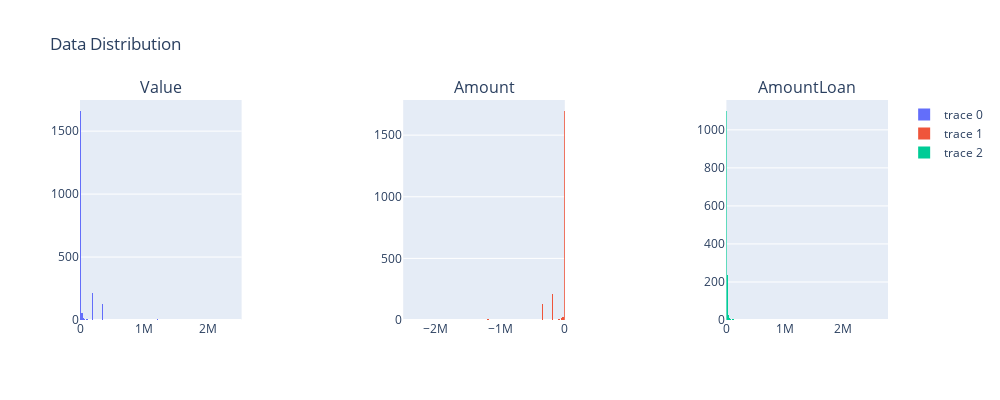

Source (notebook cell):
### Code cell
fig_sub = make_subplots(rows=1, cols=3, horizontal_spacing=.2, subplot_titles=(numeric_training_data.columns))
col_num = 1

for col in numeric_training_data.columns:
    fig_sub.add_traces(
        go.Histogram(x=numeric_training_data[col]), rows=1, cols=col_num
    )
    col_num += 1

fig_sub.update_layout(height=400, width=1000, title_text="Data Distribution")
fig_sub.show()

### Figure 1 — Plotly figure (JSON) as saved in the notebook; plotly's stock layout.template omitted (floating-point values rounded to 4 significant figures; data arrays with more than 128 entries replaced by an {"elided": "..."} marker saying what was removed)
{"data": [{"type": "histogram", "x": {"elided": "2100 int values"}, "xaxis": "x", "yaxis": "y"}, {"type": "histogram", "x": {"elided": "2100 int values"}, "xaxis": "x2", "yaxis": "y2"}, {"type": "histogram", "x": {"elided": "2100 int values"}, "xaxis": "x3", "yaxis": "y3"}], "layout": {"annotations": [{"font": {"size": 16}, "showarrow": false, "text": "Value", "x": 0.1, "xanchor": "center", "xref": "paper", "y": 1, "yanchor": "bottom", "yref": "paper"}, {"font": {"size": 16}, "showarrow": false, "text": "Amount", "x": 0.5, "xanchor": "center", "xref": "paper", "y": 1, "yanchor": "bottom", "yref": "paper"}, {"font": {"size": 16}, "showarrow": false, "text": "AmountLoan", "x": 0.9, "xanchor": "center", "xref": "paper", "y": 1, "yanchor": "bottom", "yref": "paper"}], "height": 400, "title": {"text": "Data Distribution"}, "width": 1000, "xaxis": {"anchor": "y", "domain": [0, 0.2]}, "xaxis2": {"anchor": "y2", "domain": [0.4, 0.6]}, "xaxis3": {"anchor": "y3", "domain": [0.8, 1]}, "yaxis": {"anchor": "x", "domain": [0, 1]}, "yaxis2": {"anchor": "x2", "domain": [0, 1]}, "yaxis3": {"anchor": "x3", "domain": [0, 1]}}}
